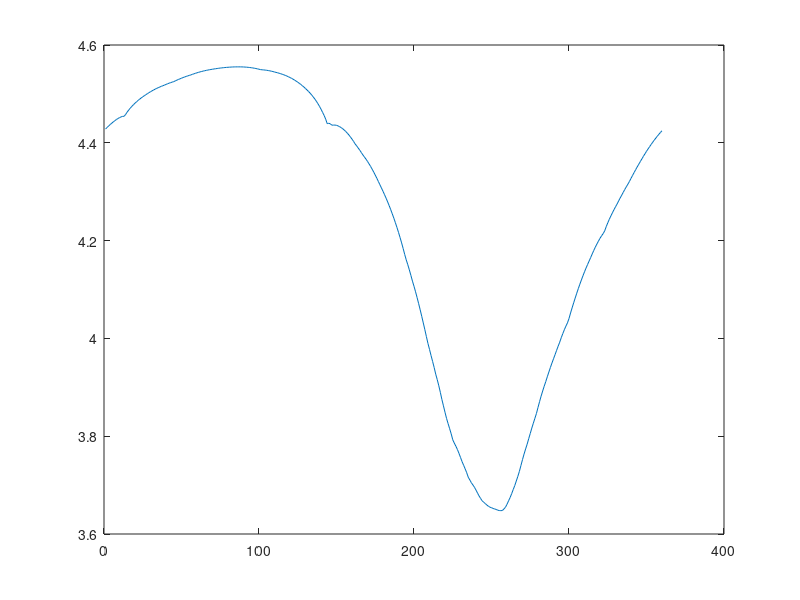
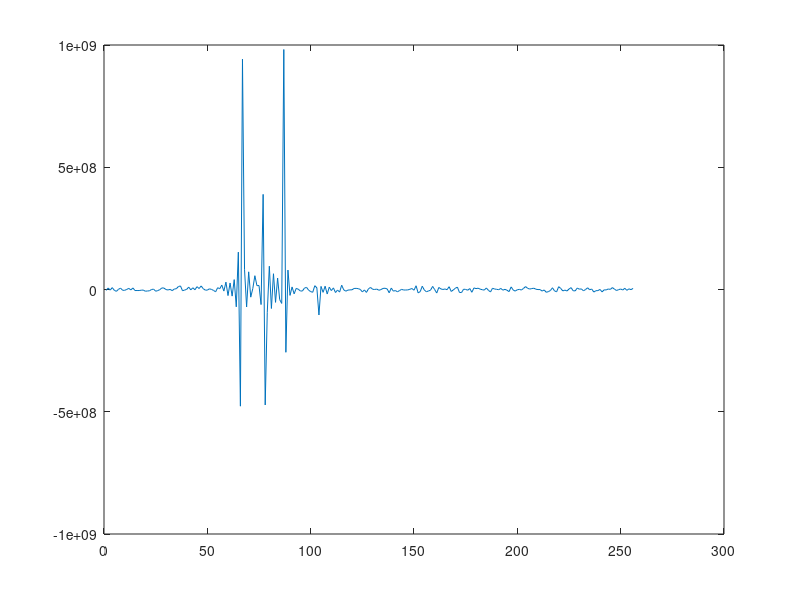

These figures' MATLAB source, in order:
close all;
clear all;
load('testData.mat');


ent = zeros([1 360]);
for ii = 1:360
  phiFactor = exp(-1i * pi * ii / 360);
  spectrumCorr = spectrum * phiFactor;
  h = real(spectrumCorr);
  h = abs(h) / sum(abs(h));
  ent(ii) = -sum(h .* log(h));
  
  
end


figure();
plot(ent);

phiFactor = exp(-1i * pi * 250 / 360);
  spectrumCorr = spectrum * phiFactor;

figure()
plot(real(spectrumCorr))
